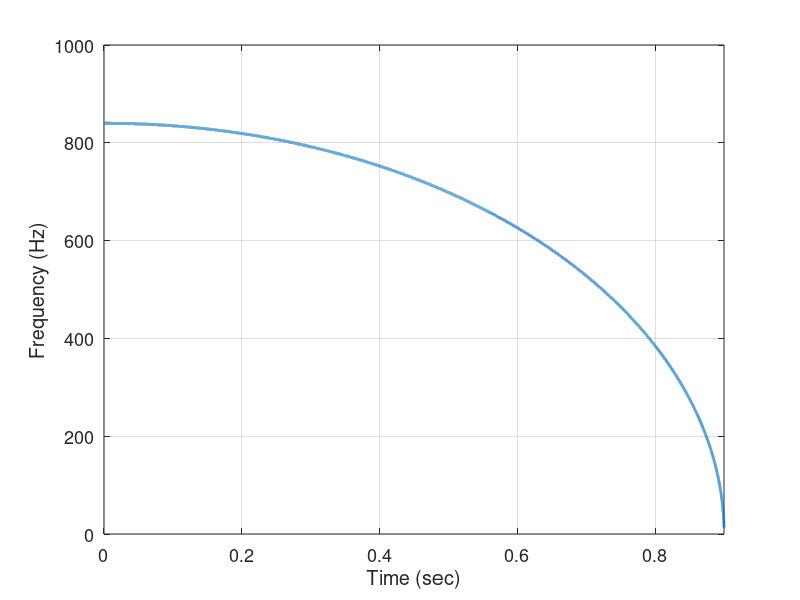

The MATLAB script that drew this image: (Note: this script raises an error after producing the figure.)
% pitchGlideB.m
% linear and exponential B(n) plots


addpath(genpath('../proofOfConcept'));

savePlots = 1;
plotOutDir = 'figures/';
audioDir = 'audioExamples/';

% input parameters
fs = 44100;
dur = 0.9;
decayT60 = 0.6;     % time i want the pitch glide envelope to be at -60dB
b0 = -0.3;        % timbre control
B = -2*b0 /(b0^2 + 1); 

% derived parameters
N = dur*fs;
T = 1/fs;
n = 0:1:N-1;
nT = 0:T:(dur-T);
T60Samp = decayT60*fs;

% decay envelope
A_e = 1;
tau_e = -(N-1)/log(0.001);
env = A_e * exp(-n/tau_e);

%w0 = 2*pi*f0_0;


%% envelope
fadeTime = 0.1; % seconds
fadeSamps = fadeTime*fs;
env = [ones(1, N-fadeSamps) linspace(1, 0, fadeSamps)];

%% Linear increase for zc(n)

B0 = 0;
B1 = 0.9999;
k = (B1 - B0)/N;
l = 0;

% zc(n)
wc = 2*pi*840;
BTilde = k*n + l;

yLin = zeros(1, N);
yLin(1) = 1;
for i=2:N
    yLin(i) = exp(j*wc*T*(1 + BTilde(i) * real(yLin(i-1)))) * yLin(i-1);
end

%% find the pitch glide
w0Lin = wc * sqrt(1 - BTilde.^2);
f0Lin = w0Lin/(2*pi);

%% Linear increase for z0(n)

%b0 = -0.3;
b0 = (sqrt(1 - BTilde.^2) - 1) ./ BTilde;
Theta0 = wc*T/(2*k)*(BTilde .* sqrt(1 - BTilde.^2) + asin(BTilde));
YLin = (b0 + exp(j*Theta0)) ./ (1 + b0.*exp(j*Theta0));

%% z0(n) pitch glide only

b0 = -0.5;
Theta0 = wc*T/(2*k)*(BTilde .* sqrt(1 - BTilde.^2) + asin(BTilde));
YLinPitchGlide = (b0 + exp(j*Theta0)) ./ (1 + b0.*exp(j*Theta0));


%% z0(n) timbre only

b0 = (sqrt(1 - BTilde.^2) - 1) ./ BTilde;
w0 = f0Lin(1)*2*pi;
YLinHarmonicsChange = (b0 + exp(j*w0*n*T)) ./ (1 + b0.*exp(j*w0*n*T));

%% linear B(n) pitch glide plots

if savePlots
    
    figure
    plot(nT, f0Lin, 'linewidth', 2)
    grid on
    xlabel('Time (sec)');
    ylabel('Frequency (Hz)');
    xlim([nT(1) nT(end)])
    set(gca, 'fontsize', 13)
    fig = gcf
    fig.PaperUnits = 'inches';
    fig.PaperPosition = [0 0 6 3];
    print([plotOutDir 'pitchGlideLinBf0'], '-depsc', '-r0')
    
%     figure
%     subplot(211)
%     plot(n*T*1000, real(Theta0), 'linewidth', 2)
%     grid on
%     xlabel('Time (ms)');
%     ylabel('\Theta_0(n) value');
%     title('\Theta_0(n)');
%     set(gca, 'fontsize', 15)
%     
%     subplot(212)
%     plot(n*T, BTilde, 'linewidth', 2)
%     grid on
%     xlabel('Time (ms)');
%     ylabel('B(n) value');
%     title('B(n)');
%     set(gca, 'fontsize', 15)
%     saveas(gcf, [plotOutDir 'pitchGlideLinIncrease_forB_BAndTheta0'], 'epsc')
    
    figure
    spectrogram(real(yLin), hann(1024), 512, 2048, fs, 'yaxis')
    colorbar('off')
    hold on
    plot(n*T*1000, f0Lin/1000, 'r', 'linewidth', 2)
    ylim([0 10])
    %title('Pitch glide increasing B(n) linearly with z_0(n)');
    set(gca, 'fontsize', 13)
    fig = gcf
    fig.PaperUnits = 'inches';
    fig.PaperPosition = [0 0 6 3];
    print([plotOutDir 'pitchGlideyLinB'], '-depsc', '-r0')
   
    figure
    spectrogram(real(YLinPitchGlide), hann(1024), 512, 2048, fs, 'yaxis')
    colorbar('off')
    hold on
    plot(n*T*1000, f0Lin/1000, 'r', 'linewidth', 2)
    ylim([0 10])
    %title('Pitch glide increasing B(n) linearly with z_c(n)');
    set(gca, 'fontsize', 13)
    fig = gcf
    fig.PaperUnits = 'inches';
    fig.PaperPosition = [0 0 6 3];
    print([plotOutDir 'pitchGlideYLinBPitchGlide'], '-depsc', '-r0')
    
    figure
    spectrogram(real(YLinHarmonicsChange), hann(1024), 512, 2048, fs, 'yaxis')
    colorbar('off')
    hold on
    plot(n*T*1000, f0Lin/1000, 'r', 'linewidth', 2)
    ylim([0 10])
    %title('Pitch glide increasing B(n) linearly with z_c(n)');
    set(gca, 'fontsize', 13)
    fig = gcf
    fig.PaperUnits = 'inches';
    fig.PaperPosition = [0 0 6 3];
    print([plotOutDir 'pitchGlideYLinBHarmonicsChange'], '-depsc', '-r0')
%     fig = H
%     fig.PaperUnits = 'inches';
%     fig.PaperPosition = [0 0 6 2.6];
%     print([plotOutDir 'pitchGlideLinIncrease'], '-depsc', '-r0')
    %close
end


%% save audio
audiowrite([audioDir 'pitchGlideLinIncreaseB_z0.wav'], scaleForSavingAudio(real(YLin) .* env), fs);
audiowrite([audioDir 'pitchGlideLinIncreaseB_zc.wav'], scaleForSavingAudio(real(yLin) .* env), fs);
audiowrite([audioDir 'pitchGlideLinIncreaseBPitchGlide.wav'], scaleForSavingAudio(real(YLinPitchGlide) .* env), fs);
audiowrite([audioDir 'pitchGlideLinIncreaseBHarmonicsChange.wav'], scaleForSavingAudio(real(YLinHarmonicsChange) .* env), fs);

%% Exponential increase for zc(n)

g = 0.9999;

% zc(n)
wc = 2*pi*840;
BTilde = g.^n;

yExp = zeros(1, N);
yExp(1) = 1;
for i=2:N
    yExp(i) = exp(j*wc*T*(1 + BTilde(i) * real(yExp(i-1)))) * yExp(i-1);
end

%% find the pitch glide
w0Exp = wc * sqrt(1 - BTilde.^2);
f0Exp = w0Exp/(2*pi);

%% Exponential increase for z0(n)

b0 = (sqrt(1 - BTilde.^2) - 1) ./ BTilde;
Theta0 = (wc*T/log(g))*(sqrt(1-g.^(2*n)) - atanh(sqrt(1-g.^(2*n))));
YExp = (b0 + exp(j*Theta0)) ./ (1 + b0.*exp(j*Theta0));

%% Pitch glide only for z0(n)

b0 = -0.5;
Theta0 = (wc*T/log(g))*(sqrt(1-g.^(2*n)) - atanh(sqrt(1-g.^(2*n))));
YExpPitchGlide = (b0 + exp(j*Theta0)) ./ (1 + b0*exp(j*Theta0));

%% Timbre only only for z0(n)

b0 = (sqrt(1 - BTilde.^2) - 1) ./ BTilde;
w0 = 2*pi*840;
YExpHarmonicsChange = (b0 + exp(j*w0*n*T)) ./ (1 + b0.*exp(j*w0*n*T));


%% Exponential pitch glide plots

if savePlots
    
    figure
    plot(nT, f0Exp, 'linewidth', 2)
    grid on
    xlabel('Time (sec)');
    ylabel('Frequency (Hz)');
    xlim([nT(1) nT(end)])
    set(gca, 'fontsize', 13)
    fig = gcf
    fig.PaperUnits = 'inches';
    fig.PaperPosition = [0 0 6 3];
    print([plotOutDir 'pitchGlideExpBf0'], '-depsc', '-r0')
%     
%     figure
%     subplot(211)
%     plot(n*T*1000, real(Theta0), 'linewidth', 2)
%     grid on
%     xlabel('Time (ms)');
%     ylabel('\Theta_0(n) value');
%     title('\Theta_0(n)');
%     set(gca, 'fontsize', 15)
%     
%     subplot(212)
%     plot(n*T, BTilde, 'linewidth', 2)
%     grid on
%     xlabel('Time (ms)');
%     ylabel('B(n) value');
%     title('B(n)');
%     set(gca, 'fontsize', 15)
%     saveas(gcf, [plotOutDir 'pitchGlideExpDecay_forB_BAndTheta0'], 'epsc')
    
 

    spectrogram(real(YExp), hann(1024), 512, 2048, fs, 'yaxis')
    hold on
    plot(n*T*1000, f0Exp/1000, 'r', 'linewidth', 2)
    ylim([0 10])
    colorbar('off')
    title('Pitch glide for exponentially decreasing B(n) with z_0(n)');
    set(gca, 'fontsize', 13)
    fig = gcf
    fig.PaperUnits = 'inches';
    fig.PaperPosition = [0 0 6 3];
    print([plotOutDir 'pitchGlideYExpB'], '-depsc', '-r0')
 
    spectrogram(real(YExpPitchGlide), hann(1024), 512, 2048, fs, 'yaxis')
    hold on
    plot(n*T*1000, f0Exp/1000, 'r', 'linewidth', 2)
    ylim([0 10])
    colorbar('off')
    title('Pitch glide for exponentially decreasing B(n) with z_c(n)');
    set(gca, 'fontsize', 13)
    fig = gcf
    fig.PaperUnits = 'inches';
    fig.PaperPosition = [0 0 6 3];
    print([plotOutDir 'pitchGlideYExpB'], '-depsc', '-r0')
    saveas(gcf, [plotOutDir 'pitchGlideYExpBPitchGlide'], 'epsc')
    
    spectrogram(real(YExpHarmonicsChange), hann(1024), 512, 2048, fs, 'yaxis')
    hold on
    plot(n*T*1000, f0Exp/1000, 'r', 'linewidth', 2)
    ylim([0 10])
    colorbar('off')
    title('Pitch glide for exponentially decreasing B(n) with z_c(n)');
    set(gca, 'fontsize', 13)
    fig = gcf
    fig.PaperUnits = 'inches';
    fig.PaperPosition = [0 0 6 3];
    print([plotOutDir 'pitchGlideYExpB'], '-depsc', '-r0')
    saveas(gcf, [plotOutDir 'pitchGlideYExpBHarmonicsChange'], 'epsc')
%     fig = H
%     fig.PaperUnits = 'inches';
%     fig.PaperPosition = [0 0 6 2.6];
%     print([plotOutDir 'pitchGlideExpDecay'], '-depsc', '-r0')
    %close
end



%% save audio
audiowrite([audioDir 'pitchGlideExpDecreaseB_z0.wav'], scaleForSavingAudio(real(YExp) .* env), fs);
audiowrite([audioDir 'pitchGlideExpDecreaseB_zc.wav'], scaleForSavingAudio(real(yExp) .* env), fs);

audiowrite([audioDir 'pitchGlideExpBPitchGlide.wav'], scaleForSavingAudio(real(YExpPitchGlide) .* env), fs);
audiowrite([audioDir 'pitchGlideExpBHarmonicsChange.wav'], scaleForSavingAudio(real(YExpHarmonicsChange) .* env), fs);